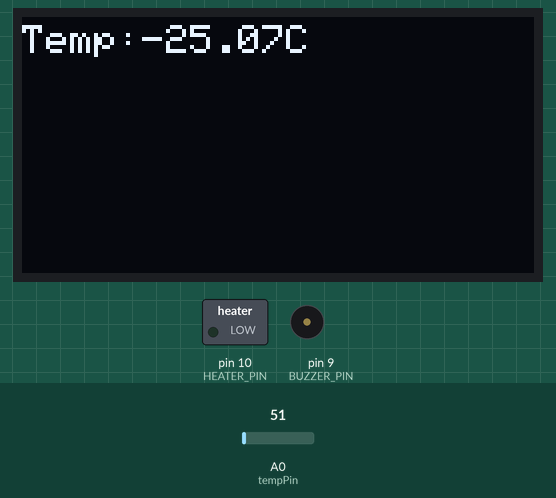
A sketch run on a simulated Arduino Uno, built for the host (arithmetic inside an expression is 32-bit, double 64-bit). Parts: 128×64 one-colour display, switched loads named in the sketch (green lamp = pin HIGH), buzzer (waves = sounding, pin HIGH). Inputs (shaded band) come from the test bench; at power-on: A0 (tempPin) = 51. What the sketch prints to the serial monitor is not drawn.

Above: at 1.2 s.
1.3 s: A0 (tempPin) set to 61
At 2.4 s:
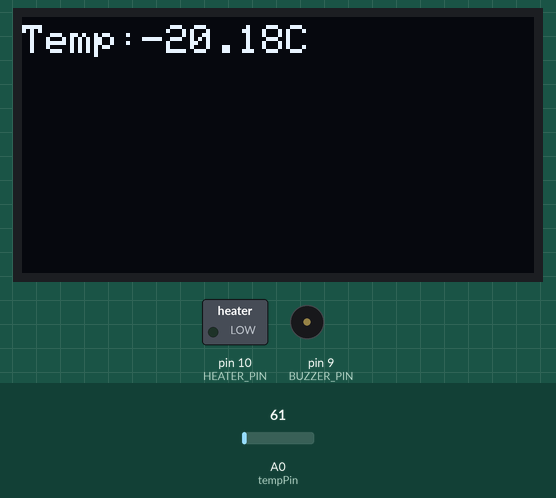
3.6 s: A0 (tempPin) set to 71
At 4.7 s:
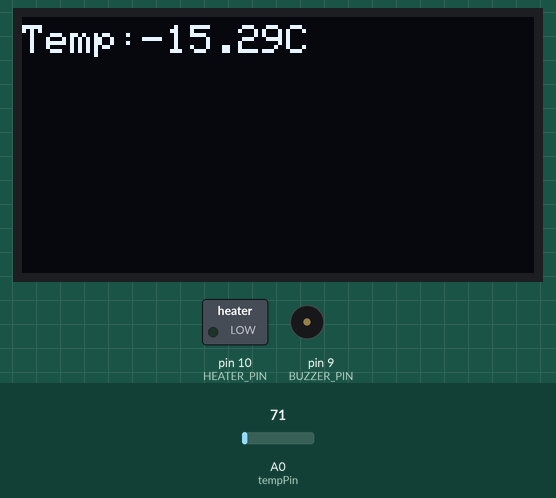
5.6 s: A0 (tempPin) set to 86
At 7.2 s:
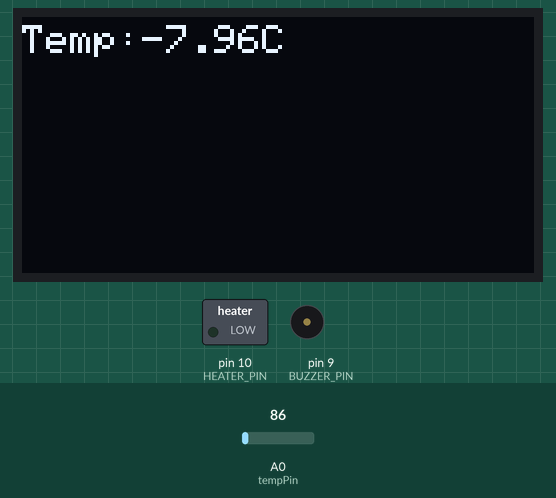
Timing chart, 0 to 8.7 s (numbered marks = the images above; inputs shaded):
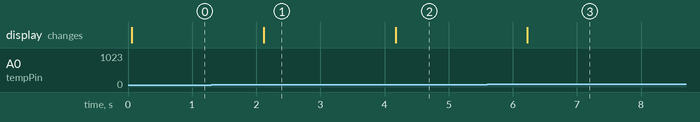

Measured:
- after the input at 1.3 s, the display: changes after 0.81 s (image 1)
- after the input at 3.6 s, the display: changes after 0.57 s (image 2)
- after the input at 5.6 s, the display: changes after 0.63 s (image 3)

The sketch:

sensor_proof.ino
```cpp
#include <Wire.h>
#include <Adafruit_GFX.h>
#include <Adafruit_SSD1306.h>
#include <Arduino.h>

// Set controller type here. Use R3 xor R4
#define R3
//#define R4

//OLED VARIABLES
#define SCREEN_WIDTH 128
#define SCREEN_HEIGHT 64
#define OLED_RESET -1
Adafruit_SSD1306 display(SCREEN_WIDTH, SCREEN_HEIGHT, &Wire, OLED_RESET);

#define BUZZER_PIN 9
#define HEATER_PIN 10

const byte tempPin = A0; // connect TPM36 to 3.3volt A0 and (not-shared) ground
//float calibration = 0.1039; // calibrate temp by changing the last digit(s) of "0.1039"
//float calibration = 0.0045703125; // For ~4.68 voltage supply
float calibration;// = 0.00486328125; // For ~4.98 voltage supply

float tempC;

long readVcc() {

  /*  The code must be improved by addign the "#ifdef at the beggining"  */
  //ARDUINO_AVR_UNO
#ifdef R3
  // ------------------------------------------------ Use this part to the R3 --------------------------------------
  // Configure the ADC to use the reference channel -> 1.1V
  ADMUX = _BV(REFS0) | _BV(MUX3) | _BV(MUX2) | _BV(MUX1);
  delay(2);  // Espera a que la referencia de voltaje se estabilice
  ADCSRA |= _BV(ADSC);  // Inicia la conversión de ADC
  while (bit_is_set(ADCSRA, ADSC));

  // Read ADC value
  uint8_t low = ADCL;
  uint8_t high = ADCH;
  long result = (high << 8) | low;

  // // Vcc in milivoltios
  long vcc = 1126400L / ADC;  // Utiliza 1.1 * 1024 * 1000
  //long vcc = (1.1 * 1024 * 1000) / result;  // Utiliza 1.1 * 1024 * 1000

  //#elif(defined(ARDUINO_AVR_UNOR4))
#elif defined(R4)
  //Assume R4
  // ------------------------------------------------ Use this part to the R4 --------------------------------------
  analogReference(AR_DEFAULT);  // Usa la referencia interna
  delay(10);  // Espera a que la referencia se estabilice
  float sensorValue = map(analogReference(), 0, 5.0, 0, 255.0);  // Usa la referencia interna
  long vcc = (1000 * 1.1 * 1023) / sensorValue;

#else
#error Serial.println("Unsupported board selection.");
#endif
  return vcc;
}

void setup() {
  // Set heater and buzzer off, required for version 1 PWAs.
  pinMode(HEATER_PIN, OUTPUT);
  digitalWrite(HEATER_PIN, LOW);
  pinMode(BUZZER_PIN, OUTPUT);
  digitalWrite(BUZZER_PIN, LOW);

  //#if defined(ARDUINO_AVR_UNOR4)
#if defined(R4)
  //Assume R4
  analogReadResolution(10); // R4
#endif
  Serial.begin(115200);

#if defined(R4)
  //Assume R4
  analogReference(AR_DEFAULT); // use internal 1.1volt Aref ------ R4
#else
  analogReference(DEFAULT); // use internal 1.1volt Aref --------- R3
#endif

  if (!display.begin(SSD1306_SWITCHCAPVCC, 0x3C)) {
    Serial.println(F("Error while initializing OLED"));
    for (;;)
      ;
  }
}

void loop() {
  float vcc = readVcc() / 1000.0;
  Serial.print("\nVcc: ");
  Serial.print(vcc);
  Serial.println(" V");
  int Volt = analogRead(tempPin);
  //float ref_voltage = analogReference(DEFAULT);
  //tempC = (Volt * (500.0/ 1024.0)-50) ; //T6G Sensor
  calibration = vcc / 1024.0;
  tempC = (analogRead(tempPin) * calibration * 100) - 50.0;
  Serial.print("Temperature:  ");
  Serial.print(tempC, 1); // one correct decimal place is all you get
  Serial.println(" C");
  Serial.print("Voltage: ");
  Serial.print(Volt * calibration);
  //Serial.print("\nReference Voltage: ");
  //Serial.print(ref_voltage);
  Serial.println(); //Make space at end of serial report

  display.clearDisplay();
  display.setTextSize(1);
  display.setTextColor(SSD1306_WHITE);
  display.setCursor(0, 2);
  display.print("Temp:");
  display.print(tempC);
  display.println("C ");
  display.display();

  delay(1000); // use a non-blocking delay when combined with other code
}
```
